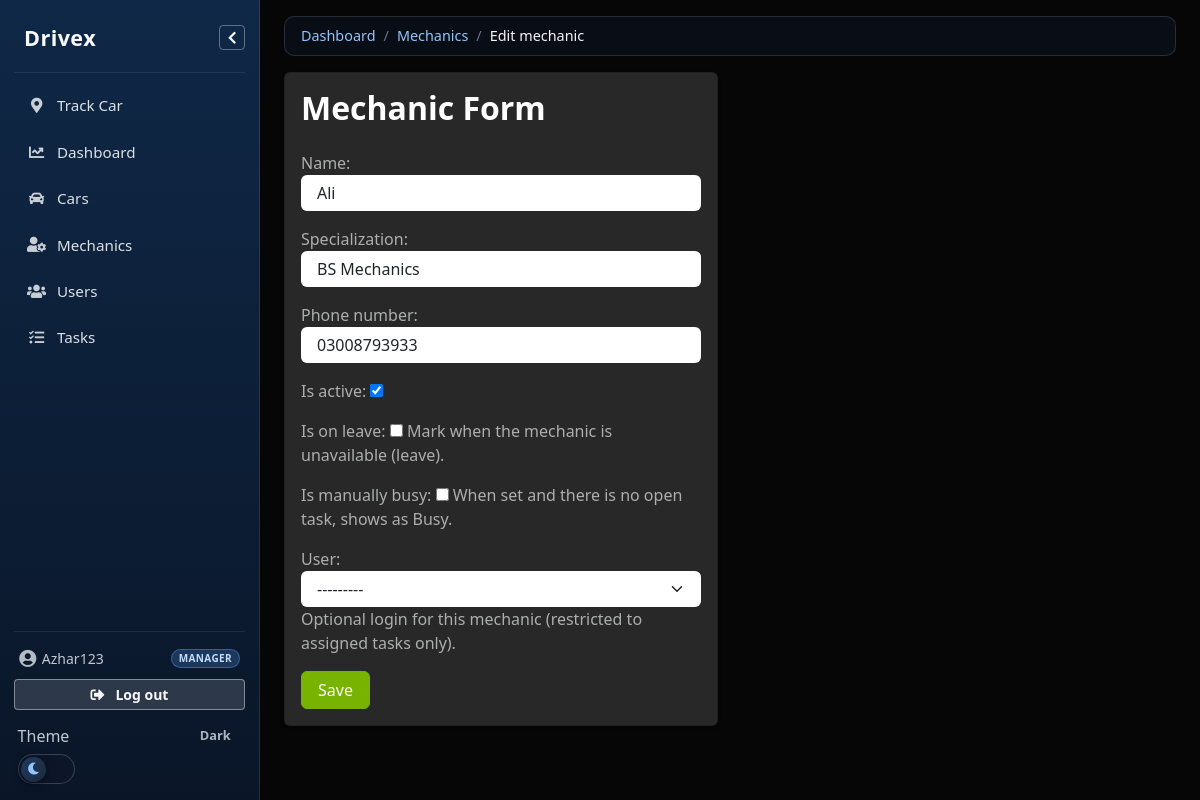
The page /mechanics/2/update/ (signed in) on the database as committed earlier.
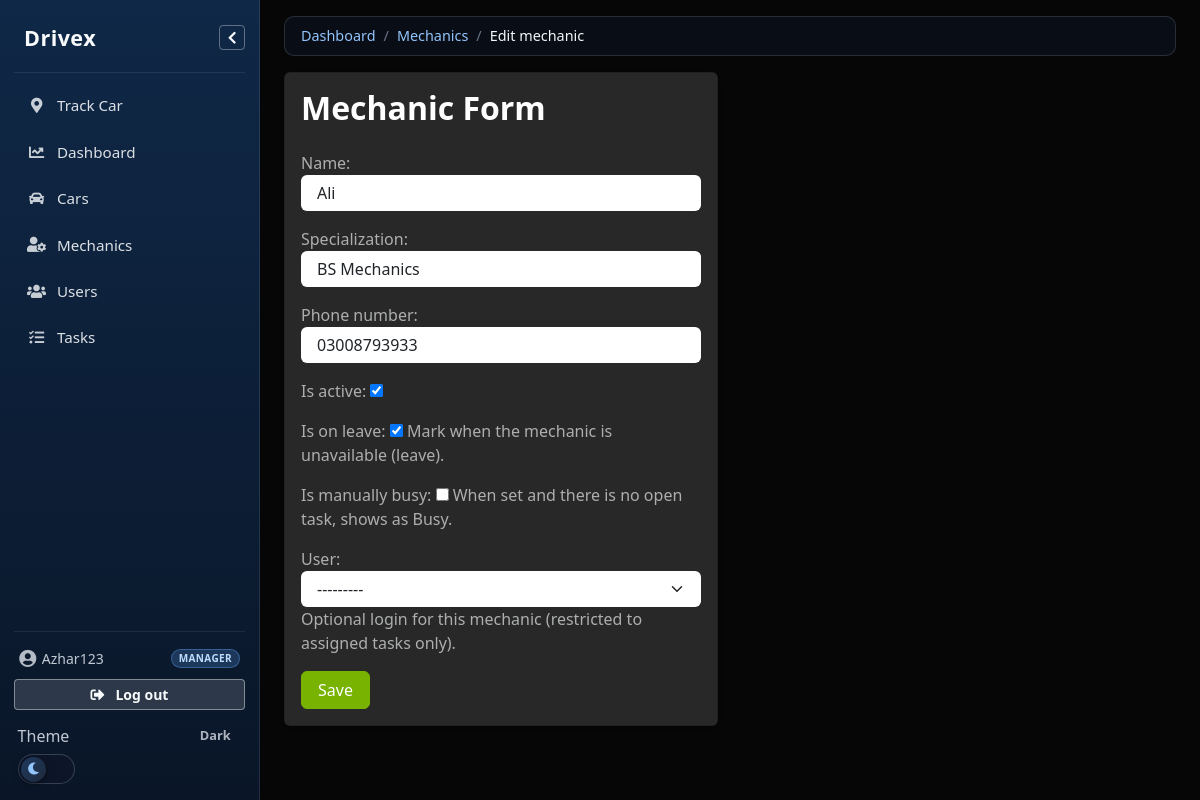
The same page on the database as committed later.
### taskapp/models.py (models this page shows, shortened)
class Mechanic(models.Model):
    name = models.CharField(max_length=30)
    specialization = models.CharField(max_length=30, blank=True)
    phone_number = models.CharField(max_length=20, blank=True)
    is_active = models.BooleanField(default=True)
    is_on_leave = models.BooleanField(
        default=False,
        help_text='Mark when the mechanic is unavailable (leave).',
    )
    is_manually_busy = models.BooleanField(
        default=False,
        help_text='When set and there is no open task, shows as Busy.',
    )
    user = models.OneToOneField(
        settings.AUTH_USER_MODEL,
        on_delete=models.SET_NULL,
        null=True,
        blank=True,
        related_name='mechanic_profile',
        help_text='Optional login for this mechanic (restricted to assigned tasks only).',
    )
    created_at = models.DateTimeField(auto_now_add=True)
    class Meta:
        ordering = ['name']

### taskapp/views.py (the view)
class MechanicUpdateView(ShopManagerRequiredMixin, UpdateView):
    model = Mechanic
    form_class = MechanicForm
    template_name = 'mechanics/mechanic_form.html'
    success_url = reverse_lazy('mechanic_list')

### taskapp/forms.py
class MechanicForm(forms.ModelForm):
    class Meta:
        model = Mechanic
        fields = [
            'name',
            'specialization',
            'phone_number',
            'is_active',
            'is_on_leave',
            'is_manually_busy',
            'user',
        ]
        widgets = {
            'phone_number': forms.TextInput(attrs={'class': 'form-control'}),
            'name': forms.TextInput(attrs={'class': 'form-control'}),
            'specialization': forms.TextInput(attrs={'class': 'form-control'}),
            'user': forms.Select(attrs={'class': 'form-select'}),
        }
    def __init__(self, *args, **kwargs):
        super().__init__(*args, **kwargs)
        user_field = self.fields['user']
        user_field.queryset = users_available_for_mechanic_link(self.instance).order_by(
            'username',
        )
        user_field.required = False

### taskapp/breadcrumbs.py (called while the page is built)
def _dashboard():
    return {"label": _("Dashboard"), "url": reverse("home")}

def _mechanics_index():
    return {"label": _("Mechanics"), "url": reverse("mechanic_list")}

### taskapp/context_processors.py (called while the page is built)
def shop_breadcrumbs(request):
    return {'shop_breadcrumb_items': resolve_shop_breadcrumb_items(request)}

### taskapp/templates/mechanics/mechanic_form.html (shortened to what this page needs)
{% extends 'base.html' %}
{% block content %}
<div class="row">
  <div class="col-12 col-lg-8 col-xl-6">
    <div class="card shadow-sm">
      <div class="card-body">
        <h2 class="mb-4">Mechanic Form</h2>
        <form method="post">
          {{ form.as_p }}
          <button type="submit" class="btn btn-success">Save</button>
        </form>
      </div>
    </div>
  </div>
</div>
{% endblock %}

Rows that differ between the two databases and show on the page:
changed Mechanic "Ali": is_on_leave "☐" → "☑"
